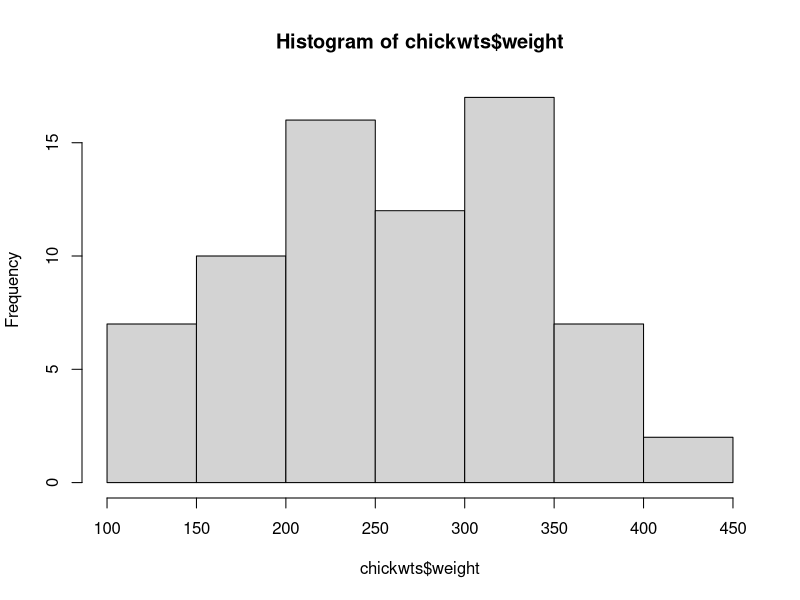
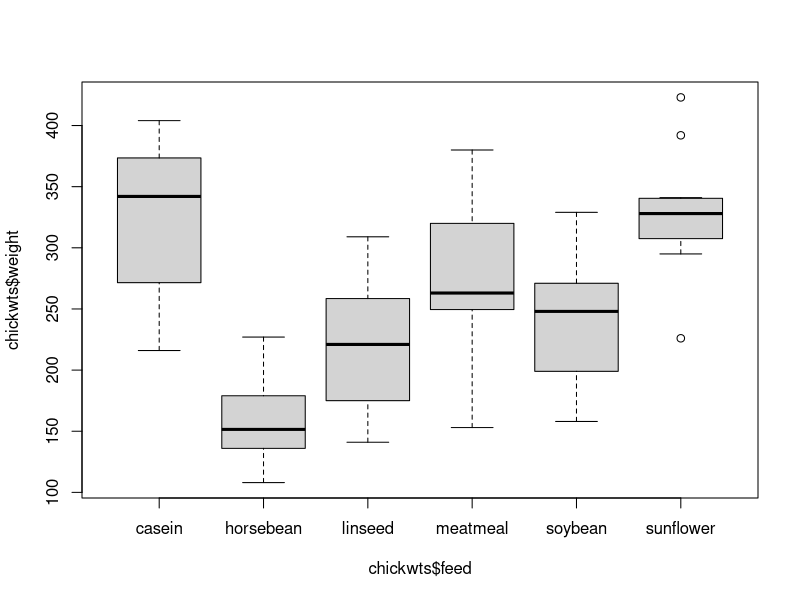
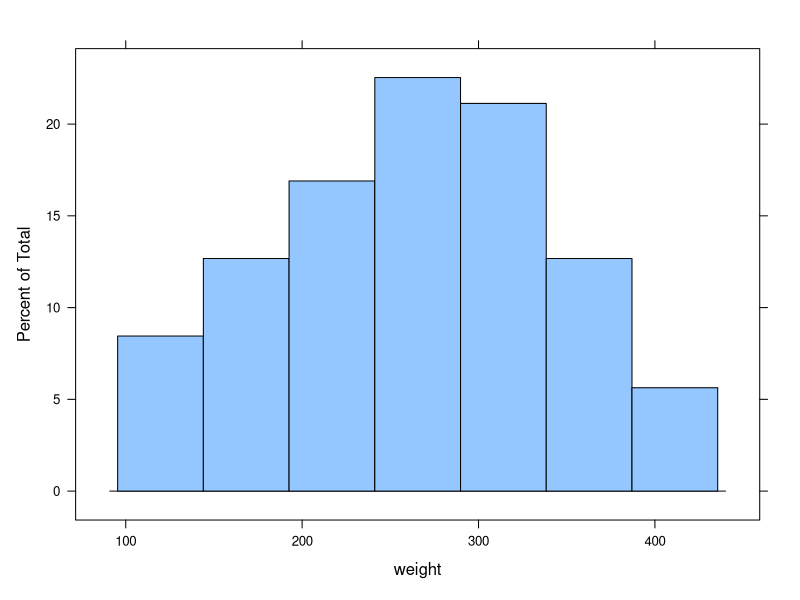
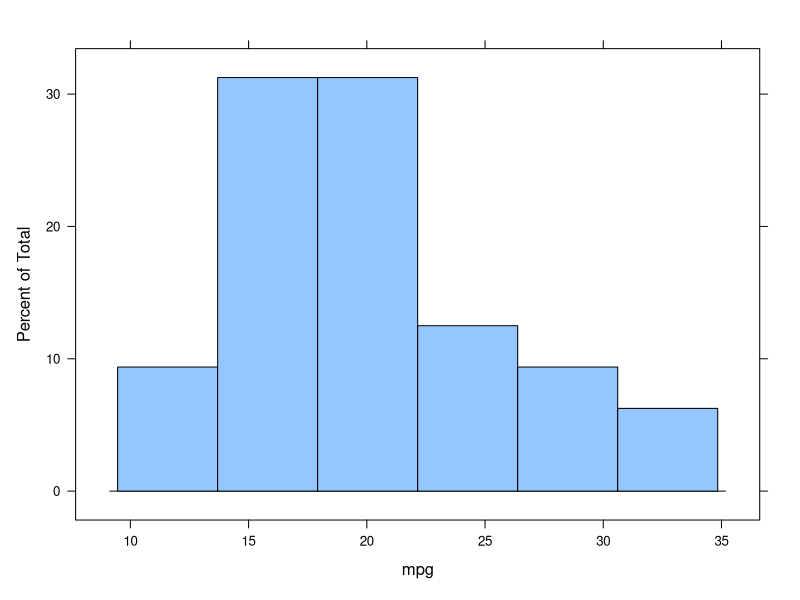
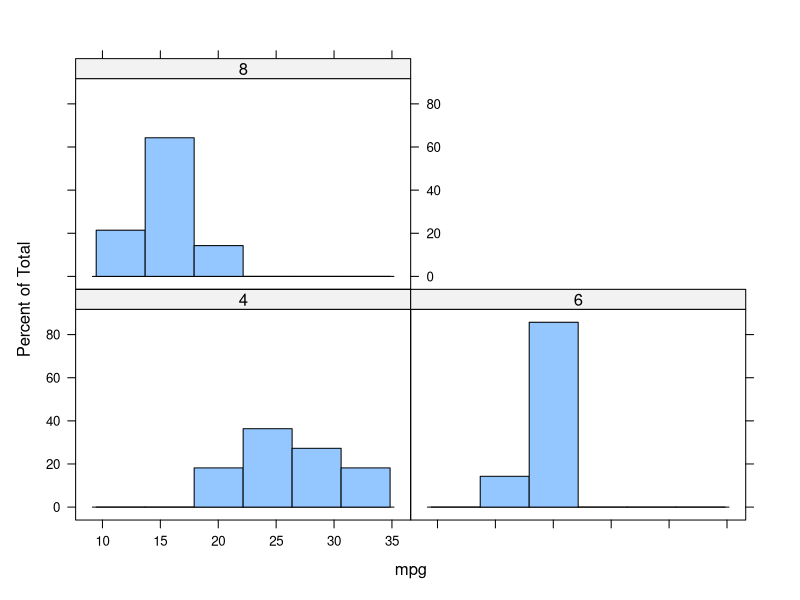
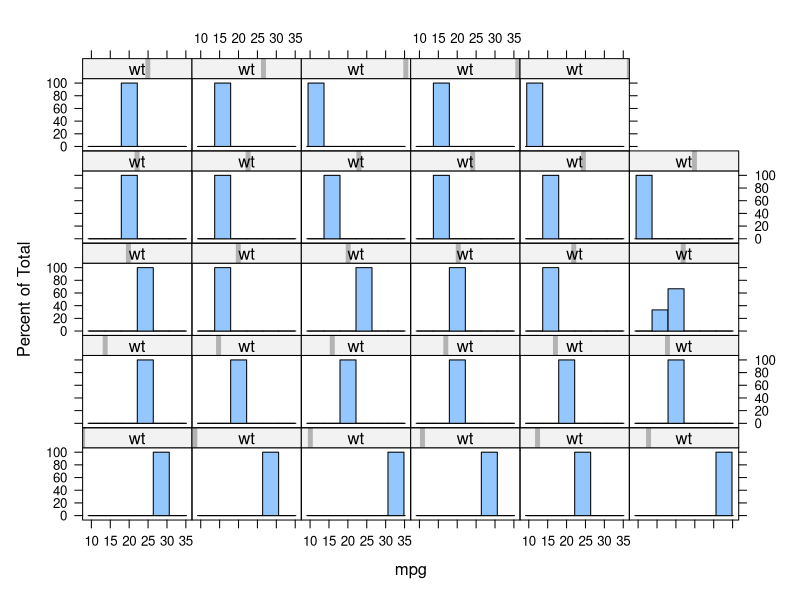

Write R code to recreate these figures, in order.
#Lattice Package Plots -----------------------------------------------------------------------------
#install.packages("lattice")
library(lattice)

hist(chickwts$weight)
boxplot(chickwts$weight ~ chickwts$feed)

lattice::histogram(~weight, data=chickwts)

lattice::histogram(~mpg, data=mtcars)
lattice::histogram(~mpg | factor(cyl), data=mtcars)
#if factor is a continuous variable:
lattice::histogram(~mpg | wt, data=mtcars)
